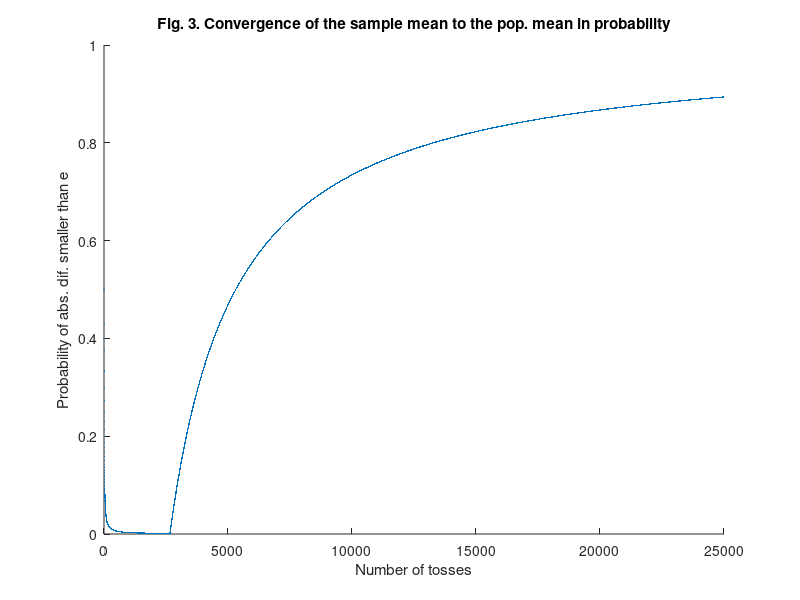

The MATLAB script that drew this image:
% Empirical exercise - Understanding the LLN using coin toss simulation

%% 1. Aim of the exercise
% Understanding the law of large numbers using coin toss simulation. 

%% 2. Theory
% Refer to the accompanying PDF file for the theory.

%% 3. Convergence of the sample mean of coin tosses to the population mean

% 3.1. Clear the memory
clear;

% 3.2. Set the number of tosses
N_tosses = 25000; % What would happen if you increase this number? 

% 3.3. Create a sequence of tosses
sequence_of_tosses = random('Binomial',1,0.5,[N_tosses,1]);

% 3.4. Preallocate a matrix
mean_sample = NaN(N_tosses,1); 

% 3.5. Create the sequence of sample means
for i = 1:N_tosses
    mean_sample(i,1) = mean(sequence_of_tosses(1:i,1));
end

% 3.6. Define the population mean
mean_population = 0.5; 

% 3.7. Plot the sample mean and the population mean against the number 
% of tosses
scatter(1:N_tosses,mean_sample,0.001,'Marker','.')
ylim([0 1]) % Set the range of y axis. 
hold on
line([0,N_tosses],[mean_population,mean_population],'Color','red') 
hold off
title('Fig. 1. Convergence of the sample mean to the population mean')
legend('Sample means of cumulating tosses',['Population mean ' ...
    'as the sample mean of cumulating tosses in the limit'])
% Or, probability of heads if 1 represents heads. 
ylabel('Sample means of cumulating tosses') 
xlabel('Number of tosses')

%% 4. Indicator of whether the absolute difference is small enough

% 4.1. Define the absolute difference and the tolerance parameter
abs_dif = abs(mean_sample-mean_population);
e = 0.01;

% 4.2. Create the indicator
abs_dif_smaller_than_e_dummy = abs_dif < e;

% 4.3. Plot the indicator against the number of tosses
scatter(1:N_tosses,abs_dif_smaller_than_e_dummy,0.001,'Marker','.')
ylim([-1 2]) 
title(['Fig. 2. Cases where the sample mean is close to ' ...
    'the population mean'])
legend('1 if abs\_dif < e, 0 if abs\_dif > e')
ylabel('Whether the absolute difference is smaller than e') 
xlabel('Number of tosses')

%% 5. Convergence of the sample mean to the population mean in probability

% 5.1. Preallocate the matrix for storing probabilities
prob_of_abs_dif_smaller_than_e = NaN(N_tosses,1);

% 5.2. Probability that the absolute difference is small enough
for i = 1:N_tosses
    prob_of_abs_dif_smaller_than_e(i,1) = mean( ...
        abs_dif_smaller_than_e_dummy(1:i,1)); 
end

% 5.3. Plot the probability that the absolute difference is small enough
scatter(1:N_tosses,prob_of_abs_dif_smaller_than_e,0.001,'Marker','.')
ylim([0 1]) 
title(['Fig. 3. Convergence of the sample mean to the pop. mean ' ...
    'in probability'])
ylabel('Probability of abs. dif. smaller than e') 
xlabel('Number of tosses')
